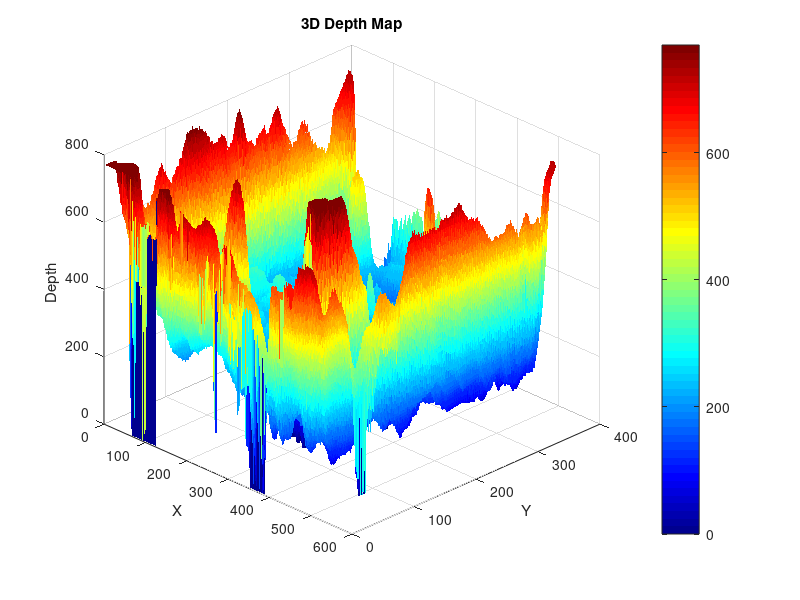

MATLAB code for this plot:
fileID = fopen('depthdata.txt', 'r');
data = fscanf(fileID, '%f');
fclose(fileID);

totalElements = length(data)
numColumns = 505;
numRows = length(data) / numColumns;

depthMap = reshape(data, [numColumns, numRows])';
depthMap = 1000 - 10*depthMap;

[x, y] = meshgrid(1:numColumns, 1:numRows);

figure;
surf(x, y, depthMap, 'EdgeColor', 'none');

xlabel('X');
ylabel('Y');
zlabel('Depth');
title('3D Depth Map');
colormap jet;
colorbar;

view(45, 30);